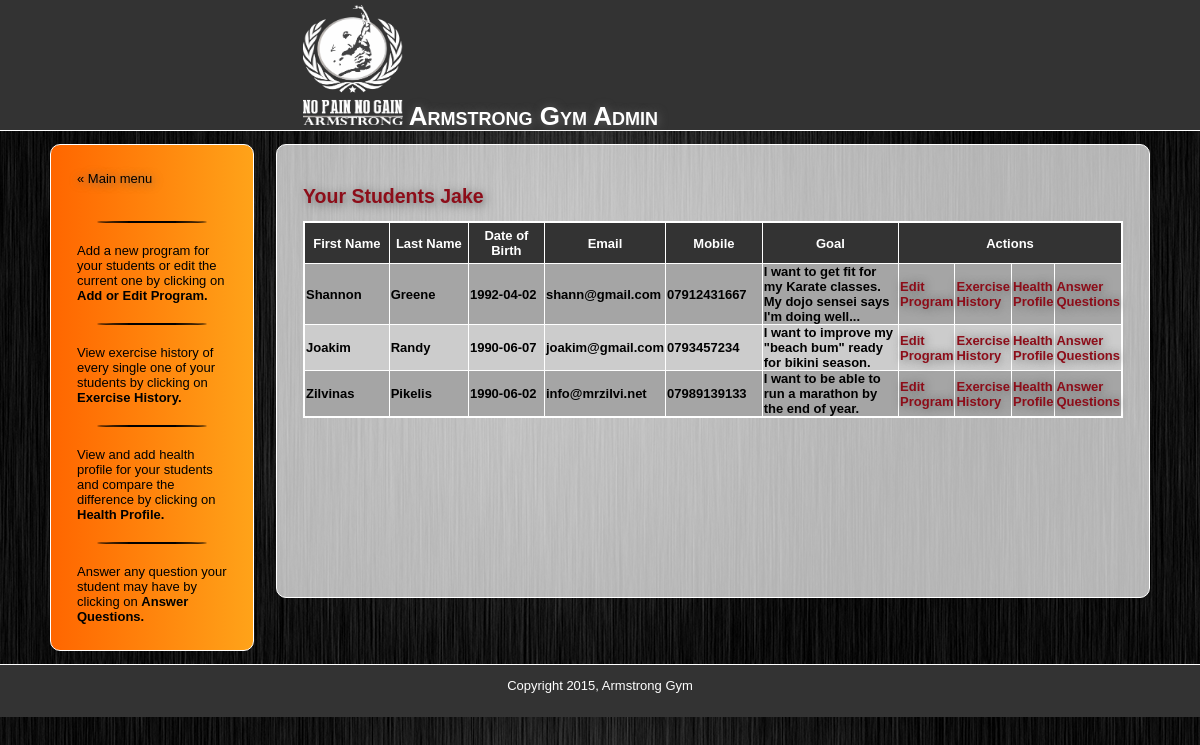
Page /manage_students.php (signed in) on the committed database.
### tables this page shows
CREATE TABLE `users` (
  `id` int(11) NOT NULL AUTO_INCREMENT,
  `username` varchar(50) NOT NULL,
  `hashed_password` varchar(60) NOT NULL,
  `firstname` varchar(50) DEFAULT NULL,
  `lastname` varchar(50) DEFAULT NULL,
  `gender` varchar(20) DEFAULT NULL,
  `dob` varchar(20) DEFAULT NULL,
  `address` varchar(100) DEFAULT NULL,
  `city` varchar(20) DEFAULT NULL,
  `postcode` varchar(20) DEFAULT NULL,
  `email` varchar(50) DEFAULT NULL,
  `mobile` varchar(16) DEFAULT NULL,
  `goal` text,
  `picture` longblob,
  `admin` varchar(50) DEFAULT NULL,
  `freeze` tinyint(1) NOT NULL DEFAULT '1',
  PRIMARY KEY (`id`),
  UNIQUE KEY `username` (`username`) USING BTREE,
  KEY `admin` (`admin`),
  CONSTRAINT `users_ibfk_1` FOREIGN KEY (`admin`) REFERENCES `admins` (`username`) ON DELETE SET NULL ON UPDATE SET NULL
);

### includes/functions.php (called while the page is built, shortened)
<?php
function find_user_for_trainer($admin) {
	global $connection;
	$query = "SELECT * ";
	$query .= "FROM users ";
	$query .= "WHERE admin = '{$admin}'";
	$user_set = mysqli_query($connection, $query);
	return $user_set;
}
function find_program_by_user($user_id) {
	global $connection;
	$query = "SELECT * ";
	$query .= "FROM program ";
	$query .= "WHERE user_id = {$user_id}";
	$user_set = mysqli_query($connection, $query);
	return $user_set;
}

### public/manage_students.php (the view, shortened to what this page needs)
<?php require_once("../includes/db_connection.php"); ?>
<?php require_once("../includes/functions.php"); ?>
<?php
  $user_admin = $_SESSION["username"];
  $user_set = find_user_for_trainer($user_admin);
?>
<?php include("../includes/layouts/header.php"); ?>
<div id="main">
    <div id="navigation">
        <a href="trainer.php">&laquo; Main menu</a>
        <br /><br />
        <hr />
        <p>Add a new program for your students or edit the current one by clicking on <strong>Add or Edit Program.</strong></p>
        <hr />
        <p>View exercise history of every single one of your students by clicking on <strong>Exercise History.</strong></p>
        <hr />
        <p>View and add health profile for your students and compare the difference by clicking on <strong>Health Profile.</strong></p>
        <hr />
        <p>Answer any question your student may have by clicking on <strong>Answer Questions.</strong></p>
    </div>
    <div id="page">
        <h2>Your Students <?php echo ucfirst(htmlentities($_SESSION["username"])); ?></h2>
        <?php if (mysqli_num_rows($user_set) === 0) { ?>
              <p>You currently have no student.</p>
          <?php } else { ?>
              <table border="1" style="border-collapse:collapse; ">
                  <tr>
                      <th style="width: 100px;">First Name</th>
                      <th style="width: 100px;">Last Name</th>
                      <th style="width: 100px;">Date of Birth</th>
                      <th style="width: 100px;">Email</th>
                      <th style="width: 100px;">Mobile</th>
                      <th style="width: 200px;">Goal</th>
                      <th colspan="4" style="width: 150px;">Actions</th>
                  </tr>
                  <?php while ($user = mysqli_fetch_assoc($user_set)) { ?>
                      <tr>
                          <td><?php echo htmlentities($user["firstname"]); ?></td>
                          <td><?php echo htmlentities($user["lastname"]); ?></td>
                          <td><?php echo htmlentities($user["dob"]); ?></td>
                          <td><?php echo htmlentities($user["email"]); ?></td>
                          <td><?php echo htmlentities($user["mobile"]); ?></td>
                          <td><?php
                              if (htmlentities($user["goal"]) == NULL) {
                                  echo '<center style="color: red;">No goal yet!</center>';
                              } else {
                                  echo htmlentities($user["goal"]);
                              }
                              ?>
                          </td>
                          <?php
                          $program_set = find_program_by_user($user["id"]);
                          $program = mysqli_fetch_assoc($program_set);
                          ?>
                          <td> <?php if (!($program["user_id"])) { ?>
                                  <a class="link" href="new_program.php?id=<?php echo urlencode($user["id"]); ?>">Add Program</a>
                              <?php } else { ?>
                                  <a class="link" href="edit_program.php?id=<?php echo urlencode($user["id"]); ?>">Edit Program</a>
                              </td>
                          <?php } ?>
                          <td><a class="link" href="exercise.php?id=<?php echo urlencode($user["id"]); ?>">Exercise  History</a></td>
                          <td><a class="link" href="new_health_profile.php?id=<?php echo urlencode($user["id"]); ?>">Health Profile</a></td>
                          <td><a class="link" href="answers.php?id=<?php echo urlencode($user["id"]); ?>">Answer Questions</a></td>
                      </tr>
                  <?php }  ?>
              </table>
              <br />
          <?php }  ?>
    </div>
</div>
<?php include("../includes/layouts/footer.php"); ?>

### public/stylesheets/public.css (style rules this page uses)
* { margin: 0; padding: 0; }
body { font-family: "Century Gothic", Tahoma, Helvetica, Arial, sans-serif; background-image: url(../images/gym.jpg); width: 100%; height: 100%; font-size: 13px; line-height: 15px; margin: 0 auto; min-width: 900px; }
a { color: #8D0D19; text-shadow: 1px 1px 10px #666; }
#main { min-height: 500px; width: 1100px; margin: auto; }
#navigation { min-height: 400px; float: left; margin: 1em 0; padding: 2em; width: 150px; font-family: "Century Gothic", Tahoma, Helvetica, Arial, sans-serif; color: #000000; border: 1px solid white; -webkit-border-radius: 10px; -moz-border-radius: 10px; -o-border-radius: 10px; border-radius: 10px; background: -webkit-linear-gradient(270deg, #FFA319, #FF6600); background: -moz-linear-gradient(270deg, #FFA319, #FF6600); background: -o-linear-gradient(270deg, #FFA319, #FF6600); background: -ms-linear-gradient(270deg, #FFA319, #FF6600); background: linear-gradient(270deg, #FFA319, #FF6600); }
#navigation a { font-family: Helvetica, Arial, sans-serif; color: black; text-decoration: none; }
#page { margin: 1em 0; float: right; min-height: 400px; width: 820px; background-color: rgba(255,255,255, 0.7); padding: 2em; border: 1px solid white; -webkit-border-radius: 10px; -moz-border-radius: 10px; -o-border-radius: 10px; border-radius: 10px; }
#page h2 { color: #8D0D19; line-height: 50px; text-shadow: 2px 2px 10px #666; }
.link { text-decoration: none; }
td { padding: 0 1px; font-weight: bold; }
th { background-color: #333333; color: #FFFFFF; padding: 5px; border: 1px solid white; }
table { border: 2px solid white; border-collapse: collapse; }
hr { margin: 20px; border: 1px black solid; -webkit-border-radius: 50%; -moz-border-radius: 50%; -o-border-radius: 50%; -ms-border-radius: 50%; border-radius: 50%; }

### public/manage_students.php (style rules this page uses)
tr:nth-child(odd) { background-color: #cccccc; }
tr:nth-child(even) { background-color: #a5a5a5; }
td { border-right: 1px solid white; }

### rows in the picture
users: firstname "Shannon", lastname "Greene", dob "1992-04-02", email "shann@gmail.com", mobile "07912431667", goal "I want to get fit for my Karate classes. My dojo sensei says I'm doing well..."
users: firstname "Joakim", lastname "Randy", dob "1990-06-07", email "joakim@gmail.com", mobile "0793457234", goal "I want to improve my \"beach bum\" ready for bikini season."
users: firstname "Zilvinas", lastname "Pikelis", dob "1990-06-02", email "info@mrzilvi.net", mobile "07989139133", goal "I want to be able to run a marathon by the end of year."

### other values in the picture
$_SESSION["username"] "Jake"
